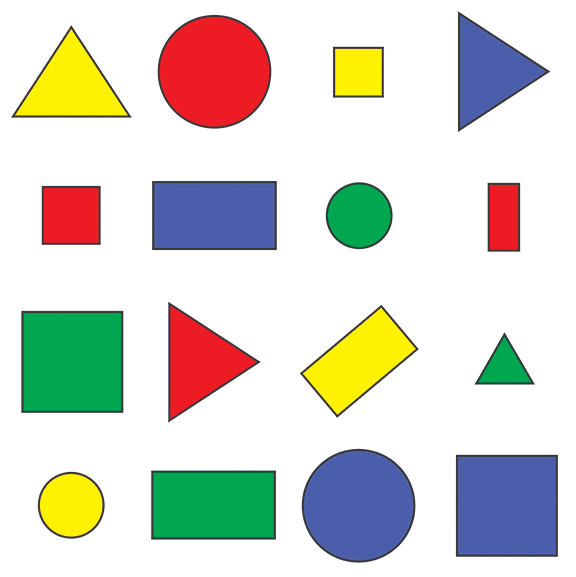
#> input picture shapes.png, 576 x 577 px, found by its file name
$ python shape_detection.py
#> lines starting #> are read from the running program, lines starting #| are printed output that depends on the picture; after the words box and inside, x2 and y2 are one past the last pixel; in counts of white or black regions, pixels touching at a corner belong together; long printed decimals are rounded
import numpy as np
import cv2

img = cv2.imread("shapes.png")
#> img is the input picture: shape (577, 576, 3); mean B, G, R 205.1, 214.3, 214.2
imgGray = cv2.cvtColor(img, cv2.COLOR_BGR2GRAY)
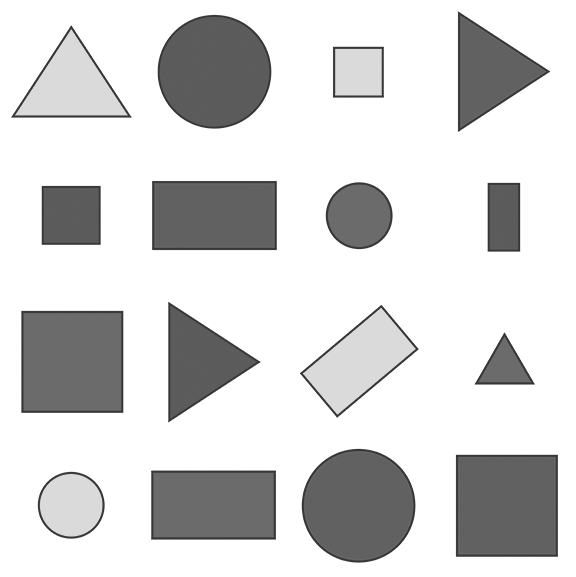
#> imgGray: shape (577, 576); min 54, max 255, mean 213.2

_, threshold = cv2.threshold(imgGray, 240, 255, cv2.THRESH_BINARY)
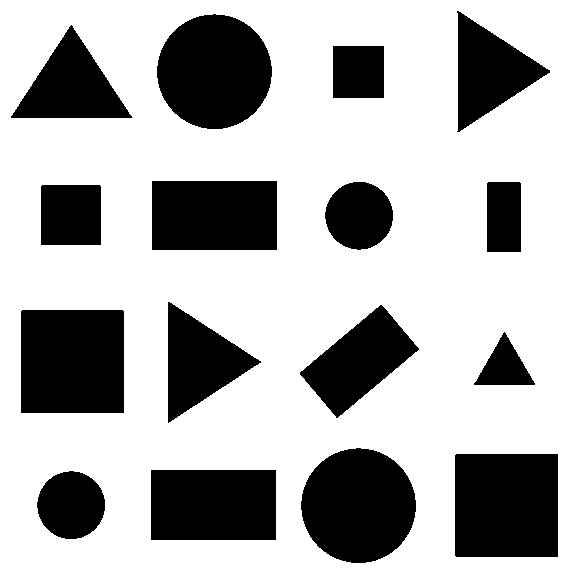
#> threshold: shape (577, 576); 69.9% white; 16 black regions
contours, _ = cv2.findContours(threshold, cv2.RETR_TREE, cv2.CHAIN_APPROX_NONE)
#> contours = 17 contours; largest, box (x1, y1, x2, y2) and area: (0, 0, 576, 577) 331200, (454, 453, 559, 558) 10811, (20, 309, 125, 414) 10811, (156, 13, 273, 130) 10465, (300, 447, 417, 564) 10456

for contour in contours:
    approx = cv2.approxPolyDP(
        contour, 0.01 * cv2.arcLength(contour, True), True)

    cv2.drawContours(img, [approx], 0, (0, 0, 0), 5)
    x = approx.ravel()[0]
    y = approx.ravel()[1] - 5
    if len(approx) == 3:
        cv2.putText(img, "Triangle", (x, y),
                    cv2.FONT_HERSHEY_COMPLEX, 0.5, (0, 0, 0))
    elif len(approx) == 4:
        x, y, w, h = cv2.boundingRect(approx)
        aspectRatic = float(w) / h
        print(aspectRatic)

        if aspectRatic >= 0.95 and aspectRatic <= 1.05:
            cv2.putText(img, "Square: {:.2f}".format(aspectRatic), (x, y),
                        cv2.FONT_HERSHEY_COMPLEX, 0.5, (0, 0, 0))
        else:
            cv2.putText(img, "Rectangle: {:.2f}".format(aspectRatic), (x, y),
                        cv2.FONT_HERSHEY_COMPLEX, 0.5, (0, 0, 0))
    elif len(approx) == 5:
        cv2.putText(img, "Pentagon", (x, y),
                    cv2.FONT_HERSHEY_COMPLEX, 0.5, (0, 0, 0))
    elif len(approx) == 10:
        cv2.putText(img, "Star", (x, y),
                    cv2.FONT_HERSHEY_COMPLEX, 0.5, (0, 0, 0))
    else:
        cv2.putText(img, "Circle", (x, y),
                    cv2.FONT_HERSHEY_COMPLEX, 0.5, (0, 0, 0))
#> this loop made 17 passes
#> (approx, w, h, aspectRatic) on passes 1, 3, 4, 7, 8, 10, 11, 13, 14: ([[0, 0], [0, 576], [575, 576], [575, 0]], 576, 577, 0.998), ([[150, 470], [275, 469], [276, 539], [151, 540]], 127, 72, 1.76), ([[454, 455], [557, 453], [558, 556], [456, 557]], 105, 105, 1), ([[20, 311], [122, 309], [124, 412], [21, 413]], 105, 105, 1), ([[381, 304], [419, 349], [336, 418], [299, 372]], 121, 115, 1.05), ([[40, 186], [99, 184], [101, 244], [41, 245]], 62, 62, 1), ([[488, 181], [521, 183], [520, 252], [486, 251]], 36, 72, 0.5), ([[151, 181], [276, 180], [277, 249], [152, 250]], 127, 71, 1.79), ([[332, 46], [383, 45], [384, 97], [333, 98]], 53, 54, 0.981)
#| 0.9983
#| 1.764
#| 1.0
#| 1.0
#| 1.052
#| 1.0
#| 0.5
#| 1.789
#> (further printed lines are left out)
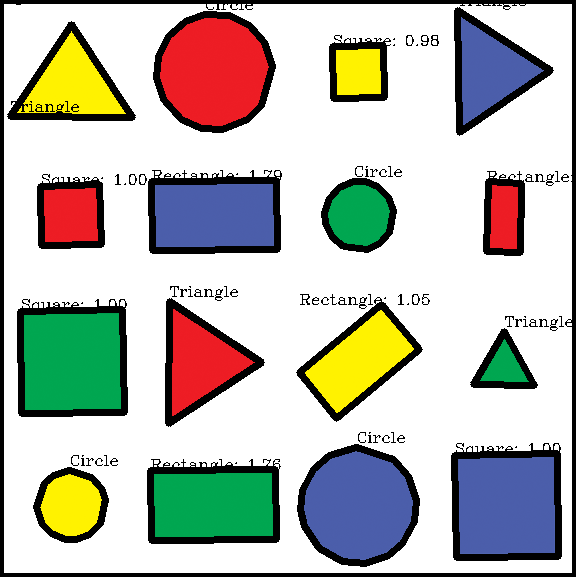
#> img: shape (577, 576, 3); 14% of pixels changed, all inside (x1, y1, x2, y2) = (0, 0, 576, 577)


cv2.imshow('image', img)
cv2.waitKey(0)
cv2.destroyAllWindows()
